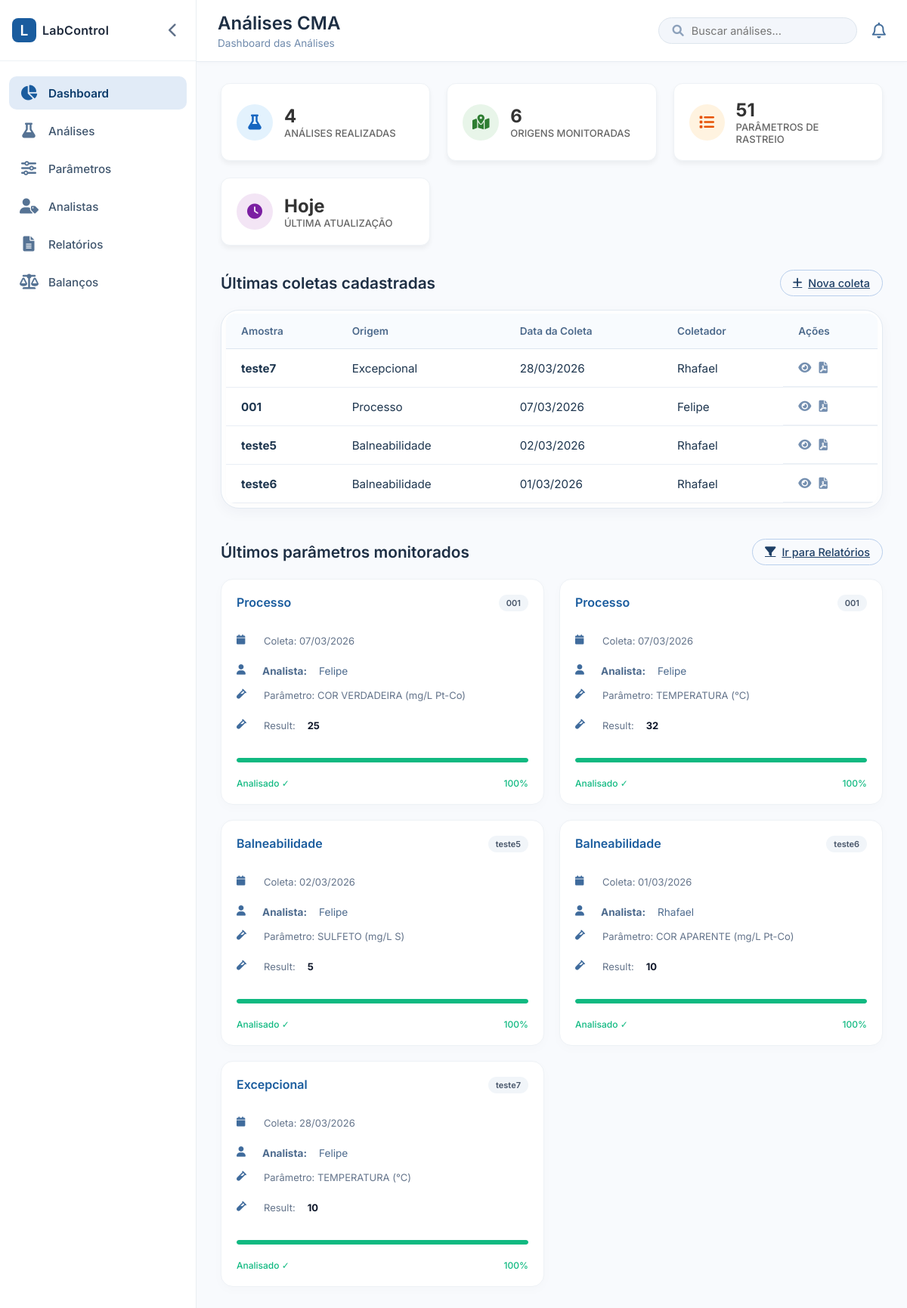
The page / on the database its author committed.
### analises/models.py (models this page shows, shortened)
class Analises(models.Model):
    origem = models.ForeignKey('Origem', on_delete=models.CASCADE)
    amostra = models.CharField(max_length=100, blank=True, null=True)
    data_coleta = models.DateField(null=True, blank=True)
    hora_coleta = models.TimeField(null=True, blank=True)
    coletador = models.ForeignKey('Analista', on_delete=models.SET_NULL, null=True, related_name='coletas_realizadas')
    estacao = models.CharField(max_length=100)
    processador_bac = models.CharField(max_length=100, blank=True, null=True)
    data_processamento_bac = models.DateField(null=True, blank=True)
    hora_processamento_bac = models.TimeField(null=True, blank=True)
    processador_dbo = models.CharField(max_length=100, blank=True, null=True)
    data_incubacao_dbo = models.DateField(null=True, blank=True)
    hora_incubacao_dbo = models.TimeField(null=True, blank=True)
    lote = models.CharField(max_length=100)
    controle = models.CharField(max_length=100)
    obs = models.TextField(max_length=500, blank=True, null=True)

class Origem(models.Model):
    nome = models.CharField(max_length=100)

class Analista(models.Model):
    nome = models.CharField(max_length=100)

class AnaliseParametro(models.Model):
    analise = models.ForeignKey(Analises, on_delete=models.CASCADE)
    parametro = models.ForeignKey(Parametro, on_delete=models.CASCADE)
    resultado = models.CharField(max_length=100, null=True, blank=True)
    data_hora_resultado = models.DateTimeField(null=True, blank=True)
    analista = models.ForeignKey(Analista, null=True, blank=True, on_delete=models.SET_NULL)

class Parametro(models.Model):
    nome = models.CharField(max_length=100, verbose_name="Nome do Parâmetro")
    criado_em = models.DateTimeField(auto_now_add=True)

### analises/views.py (the view)
# urls.py: path('', views.index, name='index'),
def index(request):
    analises = Analises.objects.all()
    total_analises = Analises.objects.count()
    total_locais = Origem.objects.count()
    total_parametros = Parametro.objects.count()
    ultimas_coletas = Analises.objects.select_related('origem').order_by('-data_coleta', '-hora_coleta')[:5]
    ultimos_parametros = AnaliseParametro.objects.select_related('analise', 'parametro', 'analise__origem', 'analista').order_by('-id')[:5]
    contexto = {
        'analises': analises,
        'total_analises': total_analises,
        'total_locais': total_locais,
        'total_parametros': total_parametros,
        'ultimas_coletas': ultimas_coletas,
        'ultimos_parametros': ultimos_parametros,
    }
    return render(request, 'dashboard.html', contexto)

### analises/templates/dashboard.html (shortened to what this page needs)
{% extends 'index.html' %}
{% block page_header %}
<h1>Análises CMA</h1>
<div class="breadcrumb">Dashboard das Análises</div>
{% endblock %}
{% block content %}
<div class="stats-grid">
    <div class="stat-card"
        style="box-shadow: 0 4px 6px rgba(0,0,0,0.05); border-radius: 12px; background: #fff; padding: 20px; display: flex; align-items: center; gap: 15px;">
        <div class="stat-icon"
            style="background: #e3f2fd; color: #1565c0; width: 48px; height: 48px; border-radius: 50%; display: flex; align-items: center; justify-content: center; font-size: 20px;">
            <i class="fas fa-flask"></i>
        </div>
        <div class="stat-info">
            <h3 style="margin: 0; font-size: 24px; color: #333;">{{ total_analises }}</h3>
            <p style="margin: 0; font-size: 13px; color: #666; text-transform: uppercase;">Análises realizadas</p>
        </div>
    </div>
    <div class="stat-card"
        style="box-shadow: 0 4px 6px rgba(0,0,0,0.05); border-radius: 12px; background: #fff; padding: 20px; display: flex; align-items: center; gap: 15px;">
        <div class="stat-icon"
            style="background: #e8f5e9; color: #2e7d32; width: 48px; height: 48px; border-radius: 50%; display: flex; align-items: center; justify-content: center; font-size: 20px;">
            <i class="fas fa-map-marked-alt"></i>
        </div>
        <div class="stat-info">
            <h3 style="margin: 0; font-size: 24px; color: #333;">{{ total_locais }}</h3>
            <p style="margin: 0; font-size: 13px; color: #666; text-transform: uppercase;">Origens monitoradas</p>
        </div>
    </div>
    <div class="stat-card"
        style="box-shadow: 0 4px 6px rgba(0,0,0,0.05); border-radius: 12px; background: #fff; padding: 20px; display: flex; align-items: center; gap: 15px;">
        <div class="stat-icon"
            style="background: #fff3e0; color: #e65100; width: 48px; height: 48px; border-radius: 50%; display: flex; align-items: center; justify-content: center; font-size: 20px;">
            <i class="fas fa-list"></i>
        </div>
        <div class="stat-info">
            <h3 style="margin: 0; font-size: 24px; color: #333;">{{ total_parametros }}</h3>
            <p style="margin: 0; font-size: 13px; color: #666; text-transform: uppercase;">Parâmetros de rastreio</p>
        </div>
    </div>
    <div class="stat-card"
        style="box-shadow: 0 4px 6px rgba(0,0,0,0.05); border-radius: 12px; background: #fff; padding: 20px; display: flex; align-items: center; gap: 15px;">
        <div class="stat-icon"
            style="background: #f3e5f5; color: #7b1fa2; width: 48px; height: 48px; border-radius: 50%; display: flex; align-items: center; justify-content: center; font-size: 20px;">
            <i class="fas fa-clock"></i>
        </div>
        <div class="stat-info">
            <h3 style="margin: 0; font-size: 24px; color: #333;">Hoje</h3>
            <p style="margin: 0; font-size: 13px; color: #666; text-transform: uppercase;">Última atualização</p>
        </div>
    </div>
</div>
<div class="section-header">
    <h2>Últimas coletas cadastradas</h2>
    <a href="{% url 'analises' %}" class="btn-outline"><i class="fas fa-plus"></i> Nova coleta</a>
</div>
<div class="table-container">
    <table
        style="width: 100%; border-collapse: collapse; background: white; border-radius: 12px; overflow: hidden; box-shadow: 0 2px 10px rgba(0,0,0,0.02);">
        <thead>
            <tr style="background-color: #f8fbfe; color: #1a5c9e; text-align: left;">
                <th style="padding: 15px 20px; font-weight: 600;">Amostra</th>
                <th style="padding: 15px 20px; font-weight: 600;">Origem</th>
                <th style="padding: 15px 20px; font-weight: 600;">Data da Coleta</th>
                <th style="padding: 15px 20px; font-weight: 600;">Coletador</th>
                <th style="padding: 15px 20px; font-weight: 600;">Ações</th>
            </tr>
        </thead>
        <tbody>
            {% for analise in ultimas_coletas %}
            <tr style="border-bottom: 1px solid #eef2f6; transition: background 0.2s;">
                <td style="padding: 15px 20px;"><strong>{{ analise.amostra }}</strong></td>
                <td style="padding: 15px 20px;">{{ analise.origem.nome }}</td>
                <td style="padding: 15px 20px;">{{ analise.data_coleta|date:"d/m/Y" }}</td>
                <td style="padding: 15px 20px;">{{ analise.coletador.nome|default:"-" }}</td>
                <td style="padding: 15px 20px; display: flex; gap: 10px;">
                    <a href="{% url 'ver_relatorio' analise.id %}" style="color: #748fb0;"><i class="fas fa-eye"
                            title="Visualizar"></i></a>
                    <a href="{% url 'relatorio_pdf' analise.id %}" style="color: #748fb0;"><i class="fas fa-file-pdf"
                            title="Relatório"></i></a>
                </td>
            </tr>
            {% endfor %}
        </tbody>
    </table>
</div>
<div class="section-header" style="margin-top: 40px;">
    <h2>Últimos parâmetros monitorados</h2>
    <a href="{% url 'relatorio' %}" class="btn-outline"><i class="fas fa-filter"></i> Ir para Relatórios</a>
</div>
<div class="analises-grid"
    style="display: grid; grid-template-columns: repeat(auto-fill, minmax(300px, 1fr)); gap: 20px;">
    {% for item in ultimos_parametros %}
    <div class="analise-card"
        style="background: white; border-radius: 16px; padding: 20px; border: 1px solid #eef2f6; box-shadow: 0 4px 15px rgba(0,0,0,0.02); transition: transform 0.2s;">
        <div class="card-header"
            style="display: flex; justify-content: space-between; align-items: flex-start; margin-bottom: 15px;">
            <h4 style="margin: 0; color: #1a5c9e; font-size: 16px;">{{ item.analise.origem.nome }}</h4>
            <span class="card-tag"
                style="background: #f1f5f9; color: #475569; padding: 4px 10px; border-radius: 20px; font-size: 11px; font-weight: 600;">{{ item.analise.amostra }}</span>
        </div>
        <div class="card-detail" style="color: #64748b; font-size: 13px; margin-bottom: 8px;">
            <i class="fas fa-calendar" style="width: 20px;"></i> Coleta: {{ item.analise.data_coleta|date:"d/m/Y"|default:"-" }}
        </div>
        <div class="card-detail text-muted small mb-2">
            <i class="fas fa-user me-1"></i>
            <strong>Analista:</strong>
            {{ item.analista.nome|default:"-" }}
        </div>
        <div class="card-detail" style="color: #64748b; font-size: 13px; margin-bottom: 8px;">
            <i class="fas fa-vial" style="width: 20px;"></i> Parâmetro: {{ item.parametro.nome|default:"-" }}
        </div>
        <div class="card-detail" style="color: #64748b; font-size: 13px; margin-bottom: 15px;">
            <i class="fas fa-vial" style="width: 20px;"></i> Result: <strong style="color: #0f172a;">{{ item.resultado|default:"Pendente" }} {{ item.parametro.unidade }}</strong>
        </div>
        <div class="progresso"
            style="height: 6px; background: #e2e8f0; border-radius: 10px; overflow: hidden; margin-bottom: 10px;">
            <div class="progresso-bar"
                style="height: 100%; width: {% if item.resultado %}100{% else %}50{% endif %}%; background: {% if item.resultado %}#10b981{% else %}#f59e0b{% endif %}; border-radius: 10px; transition: width 0.5s ease;">
            </div>
        </div>
        <div
            style="display: flex; justify-content: space-between; font-size: 12px; font-weight: 500; color: {% if item.resultado %}#10b981{% else %}#f59e0b{% endif %};">
            <span>{% if item.resultado %}Analisado ✓{% else %}Aguardando medição ⏳{% endif %}</span>
            <span>{% if item.resultado %}100%{% else %}50%{% endif %}</span>
        </div>
    </div>
    {% empty %}
    <div style="color: #666; font-style: italic;">Não há parâmetros lançados ainda.</div>
    {% endfor %}
</div>
{% endblock %}

### analises/templates/index.html (style rules this page uses)
* { margin: 0; padding: 0; box-sizing: border-box; font-family: 'Inter', sans-serif; }
body { background-color: #f4f7fc; height: 100vh; overflow: hidden; }
.page-title h1 { font-size: 1.5rem; font-weight: 600; color: #1e2f44; }
.page-title .breadcrumb { font-size: 0.85rem; color: #6f8aac; margin-top: 4px; }
.stats-grid { display: grid; grid-template-columns: repeat(auto-fit, minmax(240px, 1fr)); gap: 22px; margin-bottom: 32px; }
.stat-card { background: white; border-radius: 20px; padding: 22px 20px; box-shadow: 0 8px 20px -6px rgba(0, 42, 76, 0.1); border: 1px solid #eef2f6; display: flex; align-items: center; gap: 16px; }
.stat-icon { width: 54px; height: 54px; border-radius: 16px; background: #e2edfc; display: flex; align-items: center; justify-content: center; color: #1a5c9e; font-size: 1.8rem; }
.stat-info h3 { font-size: 1.8rem; font-weight: 700; color: #0f2b44; }
.stat-info p { color: #4b6684; font-size: 0.9rem; font-weight: 500; }
.section-header { display: flex; justify-content: space-between; align-items: center; margin: 32px 0 18px 0; }
.section-header h2 { font-size: 1.3rem; font-weight: 600; color: #1e2f44; }
.btn-outline { background: transparent; border: 1px solid #b9cfec; padding: 8px 16px; border-radius: 30px; color: #1e3f66; font-weight: 500; font-size: 0.9rem; cursor: pointer; transition: 0.2s; display: flex; align-items: center; gap: 8px; }
.table-container { background: white; border-radius: 24px; padding: 4px 6px 6px 6px; box-shadow: 0 6px 18px rgba(0, 35, 70, 0.04); border: 1px solid #e3eaf2; overflow-x: auto; }
table { width: 100%; border-collapse: collapse; min-width: 600px; }
th { text-align: left; padding: 18px 16px; font-weight: 600; font-size: 0.85rem; color: #4d6a8c; background: #f8fbfe; border-bottom: 1px solid #dde5f0; }
td { padding: 16px; border-bottom: 1px solid #e9eef5; color: #1e364f; font-size: 0.95rem; }
.analises-grid { display: grid; grid-template-columns: repeat(auto-fill, minmax(280px, 1fr)); gap: 22px; margin-top: 10px; }
.analise-card { background: white; border-radius: 20px; padding: 18px; box-shadow: 0 4px 14px rgba(0, 32, 64, 0.04); border: 1px solid #e2eaf2; display: flex; flex-direction: column; gap: 10px; }
.card-header { display: flex; justify-content: space-between; align-items: center; }
.card-header h4 { font-weight: 600; color: #153558; }
.card-tag { background: #e1e9f3; padding: 4px 10px; border-radius: 40px; font-size: 0.7rem; font-weight: 600; color: #1f4a7a; }
.card-detail { display: flex; gap: 16px; color: #4f6c8f; font-size: 0.85rem; margin-top: 6px; }
.card-detail i { width: 18px; color: #3f6b9c; }
.progresso { background: #ecf3fa; height: 6px; border-radius: 10px; margin: 10px 0 4px; }
.progresso-bar { width: 70%; height: 6px; background: #1a5c9e; border-radius: 10px; }

### rows shown on the page
Analises: amostra "teste7", origem.nome "Excepcional", data_coleta "28/03/2026", coletador.nome "Rhafael"
Analises: amostra "001", origem.nome "Processo", data_coleta "07/03/2026", coletador.nome "Felipe"
Analises: amostra "teste5", origem.nome "Balneabilidade", data_coleta "02/03/2026", coletador.nome "Rhafael"
Analises: amostra "teste6", origem.nome "Balneabilidade", data_coleta "01/03/2026", coletador.nome "Rhafael"
AnaliseParametro: analise.origem.nome "Processo", analise.amostra "001", analise.data_coleta "07/03/2026", analista.nome "Felipe", parametro.nome "COR VERDADEIRA (mg/L Pt-Co)", resultado "25", shows "Analisado ✓", shows "100%"
AnaliseParametro: analise.origem.nome "Processo", analise.amostra "001", analise.data_coleta "07/03/2026", analista.nome "Felipe", parametro.nome "TEMPERATURA (°C)", resultado "32", shows "Analisado ✓", shows "100%"
AnaliseParametro: analise.origem.nome "Balneabilidade", analise.amostra "teste5", analise.data_coleta "02/03/2026", analista.nome "Felipe", parametro.nome "SULFETO (mg/L S)", resultado "5", shows "Analisado ✓", shows "100%"
AnaliseParametro: analise.origem.nome "Balneabilidade", analise.amostra "teste6", analise.data_coleta "01/03/2026", analista.nome "Rhafael", parametro.nome "COR APARENTE (mg/L Pt-Co)", resultado "10", shows "Analisado ✓", shows "100%"
AnaliseParametro: analise.origem.nome "Excepcional", analise.amostra "teste7", analise.data_coleta "28/03/2026", analista.nome "Felipe", parametro.nome "TEMPERATURA (°C)", resultado "10", shows "Analisado ✓", shows "100%"

### other values the page prints
{{ total_analises }} "4"
{{ total_locais }} "6"
{{ total_parametros }} "51"
